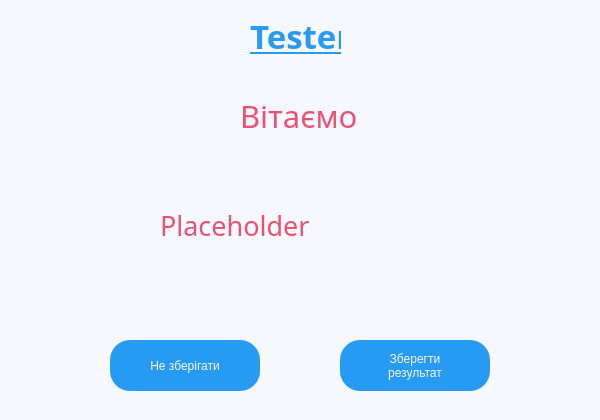
<?xml version="1.0" encoding="UTF-8"?>
<ui version="4.0">
 <class>resultwindow</class>
 <widget class="QWidget" name="resultwindow">
  <property name="geometry">
   <rect>
    <x>0</x>
    <y>0</y>
    <width>600</width>
    <height>420</height>
   </rect>
  </property>
  <property name="windowTitle">
   <string>resultwindow</string>
  </property>
  <property name="styleSheet">
   <string notr="true">background-color: #f7f7ff;</string>
  </property>
  <widget class="QLabel" name="lblMainName">
   <property name="geometry">
    <rect>
     <x>250</x>
     <y>10</y>
     <width>91</width>
     <height>51</height>
    </rect>
   </property>
   <property name="font">
    <font>
     <family>Ubuntu Condensed</family>
     <pointsize>25</pointsize>
     <weight>75</weight>
     <italic>false</italic>
     <bold>true</bold>
     <underline>true</underline>
    </font>
   </property>
   <property name="styleSheet">
    <string notr="true">color: #279af1;</string>
   </property>
   <property name="text">
    <string>Tester</string>
   </property>
  </widget>
  <widget class="QLabel" name="lblMainName_2">
   <property name="geometry">
    <rect>
     <x>240</x>
     <y>90</y>
     <width>121</width>
     <height>51</height>
    </rect>
   </property>
   <property name="font">
    <font>
     <family>Ubuntu Condensed</family>
     <pointsize>23</pointsize>
     <weight>50</weight>
     <italic>false</italic>
     <bold>false</bold>
     <underline>false</underline>
    </font>
   </property>
   <property name="styleSheet">
    <string notr="true">color: #ea526f;</string>
   </property>
   <property name="text">
    <string>Вітаємо</string>
   </property>
  </widget>
  <widget class="QPushButton" name="btnSave">
   <property name="geometry">
    <rect>
     <x>340</x>
     <y>340</y>
     <width>150</width>
     <height>51</height>
    </rect>
   </property>
   <property name="styleSheet">
    <string notr="true">QPushButton
{
	background-color: #279AF1;
	border-radius: 20px;
	padding: 4px;
	color: #f7f7ff;
}
QPushButton:hover
 { 
	background-color: #23B5D3;
}</string>
   </property>
   <property name="text">
    <string>Зберегти 
результат</string>
   </property>
  </widget>
  <widget class="QPushButton" name="btnNotSave">
   <property name="geometry">
    <rect>
     <x>110</x>
     <y>340</y>
     <width>150</width>
     <height>51</height>
    </rect>
   </property>
   <property name="styleSheet">
    <string notr="true">QPushButton
{
	background-color: #279AF1;
	border-radius: 20px;
	padding: 4px;
	color: #f7f7ff;
}
QPushButton:hover
 { 
	background-color: #23B5D3;
}</string>
   </property>
   <property name="text">
    <string>Не зберігати</string>
   </property>
  </widget>
  <widget class="QLabel" name="lblResult">
   <property name="geometry">
    <rect>
     <x>160</x>
     <y>200</y>
     <width>281</width>
     <height>51</height>
    </rect>
   </property>
   <property name="font">
    <font>
     <family>Ubuntu Condensed</family>
     <pointsize>20</pointsize>
     <weight>50</weight>
     <italic>false</italic>
     <bold>false</bold>
     <underline>false</underline>
    </font>
   </property>
   <property name="styleSheet">
    <string notr="true">color: #ea526f;</string>
   </property>
   <property name="text">
    <string>Placeholder</string>
   </property>
  </widget>
 </widget>
 <resources/>
 <connections/>
</ui>
